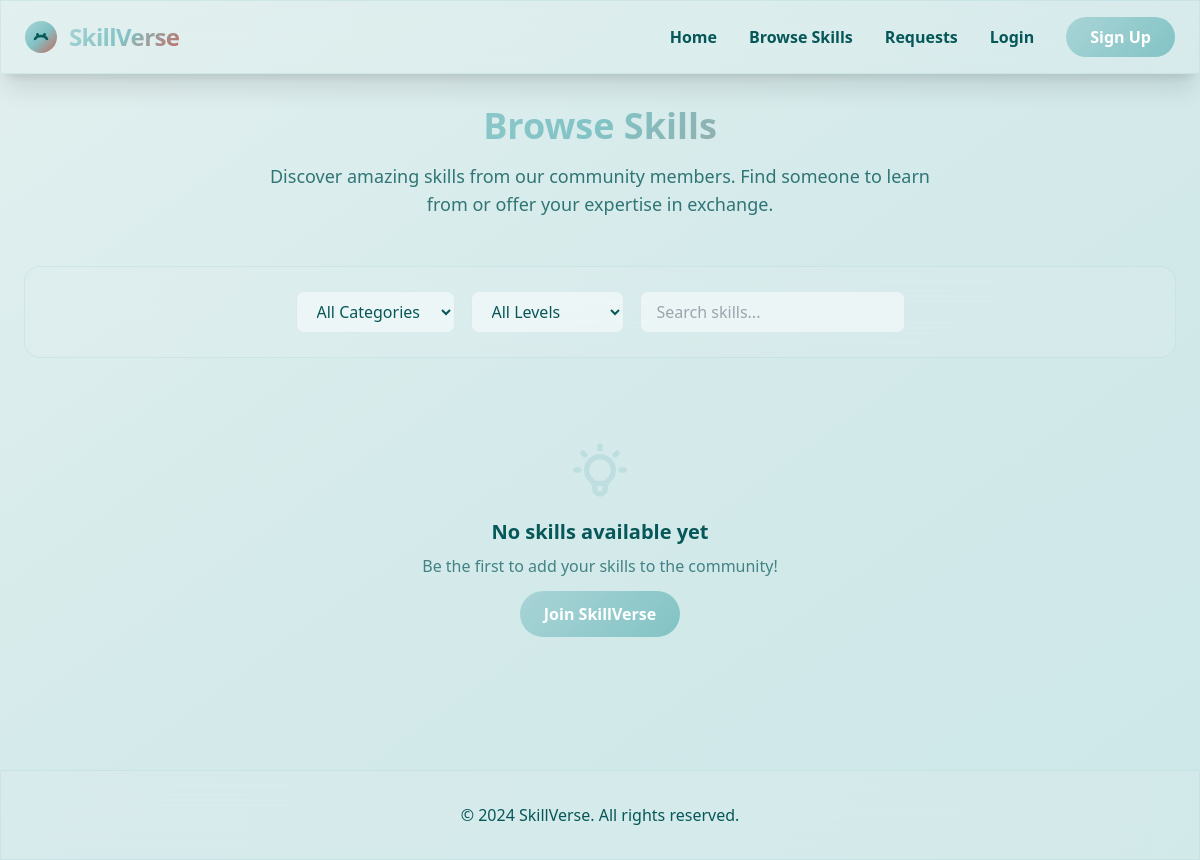
The app's page /browse, older data.
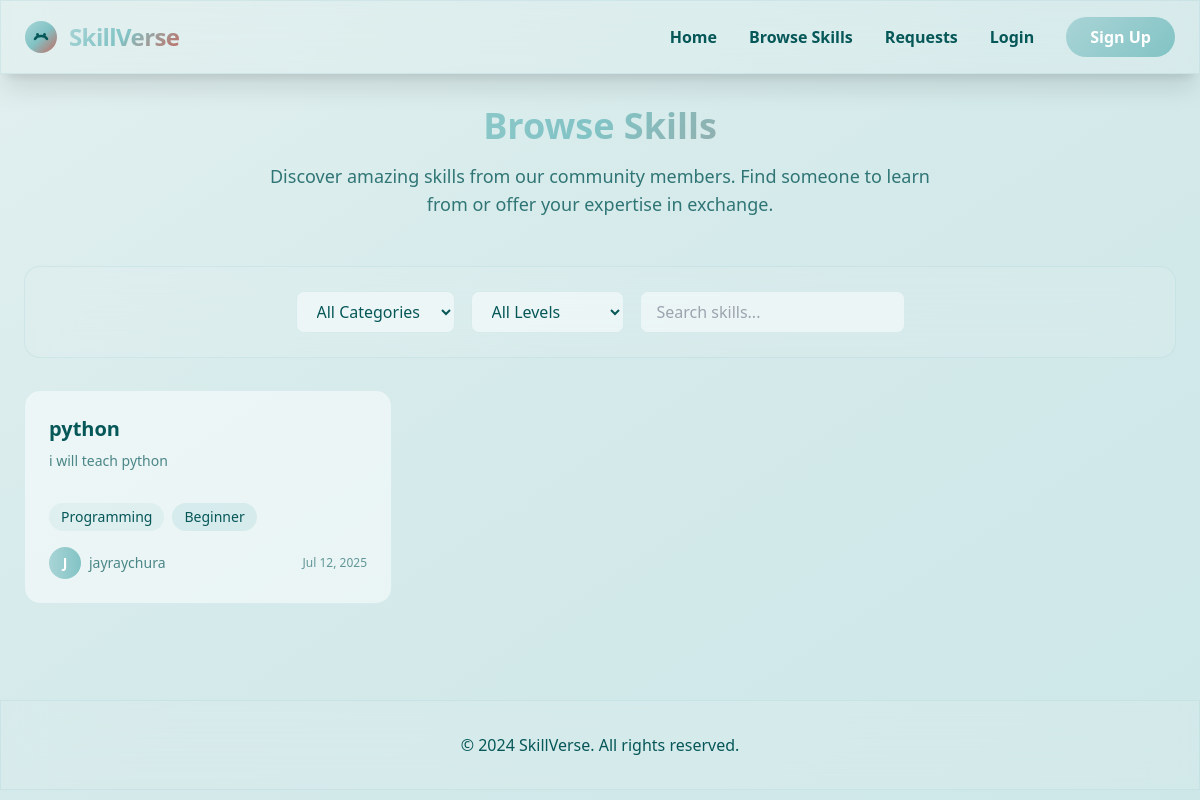
The same page, newer data.
### app.py (models this page shows)
class Skill(db.Model):
    id = db.Column(db.Integer, primary_key=True)
    name = db.Column(db.String(100), nullable=False)
    description = db.Column(db.Text, nullable=False)
    category = db.Column(db.String(50), nullable=False)
    level = db.Column(db.String(20), nullable=False)  # Beginner, Intermediate, Advanced
    user_id = db.Column(db.Integer, db.ForeignKey('user.id'), nullable=False)
    created_at = db.Column(db.DateTime, default=datetime.utcnow)
    is_active = db.Column(db.Boolean, default=True)

class User(db.Model, UserMixin):
    id = db.Column(db.Integer, primary_key=True)
    username = db.Column(db.String(150), nullable=False)
    email = db.Column(db.String(150), unique=True, nullable=False)
    password = db.Column(db.String(256), nullable=True)  # Optional for Google accounts
    auth_type = db.Column(db.String(50), nullable=False, default='email')  # 'email' or 'google'
    bio = db.Column(db.Text, nullable=True)
    location = db.Column(db.String(100), nullable=True)
    created_at = db.Column(db.DateTime, default=datetime.utcnow)
    skills_offering = db.relationship('Skill', backref='user', lazy=True, foreign_keys='Skill.user_id')
    swap_requests = db.relationship('SwapRequest', backref='requester', lazy=True, foreign_keys='SwapRequest.requester_id')
    swap_offers = db.relationship('SwapRequest', backref='offerer', lazy=True, foreign_keys='SwapRequest.offerer_id')

### app.py (the view)
@app.route('/browse')
def browse():
    skills = Skill.query.filter_by(is_active=True).order_by(Skill.created_at.desc()).all()
    return render_template('browse.html', skills=skills)

### templates/browse.html (shortened to what this page needs)
{% extends "base.html" %}
{% block content %}
<div class="max-w-7xl mx-auto px-6 py-8">
    <div class="text-center mb-12">
        <h1 class="text-4xl font-bold gradient-text mb-4">Browse Skills</h1>
        <p class="text-lg text-[#065758]/80 max-w-2xl mx-auto">
            Discover amazing skills from our community members. Find someone to learn from or offer your expertise in exchange.
        </p>
    </div>
    <div class="glass rounded-2xl p-6 mb-8">
        <div class="flex flex-wrap gap-4 items-center justify-center">
            <select id="category-filter" class="px-4 py-2 rounded-lg border border-[#A9D4D6]/30 bg-white/50 text-[#065758] focus:outline-none focus:ring-2 focus:ring-[#82C3C5]">
                <option value="">All Categories</option>
            </select>
            <select id="level-filter" class="px-4 py-2 rounded-lg border border-[#A9D4D6]/30 bg-white/50 text-[#065758] focus:outline-none focus:ring-2 focus:ring-[#82C3C5]">
                <option value="">All Levels</option>
            </select>
            <input type="text" id="search-input" placeholder="Search skills..." class="px-4 py-2 rounded-lg border border-[#A9D4D6]/30 bg-white/50 text-[#065758] focus:outline-none focus:ring-2 focus:ring-[#82C3C5] min-w-[200px]">
        </div>
    </div>
    {% if skills %}
        <div id="skills-grid" class="grid grid-cols-1 md:grid-cols-2 lg:grid-cols-3 gap-6">
            {% for skill in skills %}
            <div class="skill-card bg-white/50 rounded-2xl p-6 border border-[#A9D4D6]/30 hover:shadow-xl transition-all duration-300"
                 data-category="{{ skill.category }}"
                 data-level="{{ skill.level }}"
                 data-name="{{ skill.name|lower }}"
                 data-description="{{ skill.description|lower }}">
                <div class="flex items-start justify-between mb-4">
                    <div class="flex-1">
                        <h3 class="text-xl font-bold text-[#065758] mb-2">{{ skill.name }}</h3>
                        <p class="text-[#065758]/70 text-sm mb-4">{{ skill.description }}</p>
                    </div>
                </div>
                <div class="flex flex-wrap gap-2 mb-4">
                    <span class="px-3 py-1 bg-[#A9D4D6]/20 text-[#065758] text-sm rounded-full font-medium">
                        {{ skill.category|title }}
                    </span>
                    <span class="px-3 py-1 bg-[#82C3C5]/20 text-[#065758] text-sm rounded-full font-medium">
                        {{ skill.level|title }}
                    </span>
                </div>
                <div class="flex items-center justify-between">
                    <div class="flex items-center gap-2">
                        <div class="w-8 h-8 bg-gradient-to-r from-[#A9D4D6] to-[#82C3C5] rounded-full flex items-center justify-center">
                            <span class="text-white font-bold text-sm">{{ skill.user.username[0]|upper }}</span>
                        </div>
                        <span class="text-sm text-[#065758]/70">{{ skill.user.username }}</span>
                    </div>
                    <span class="text-xs text-[#065758]/60">
                        {{ skill.created_at.strftime('%b %d, %Y') }}
                    </span>
                </div>
            </div>
            {% endfor %}
        </div>
    {% else %}
        <div class="text-center py-12">
            <h3 class="text-xl font-semibold text-[#065758] mb-2">No skills available yet</h3>
            <p class="text-[#065758]/70 mb-6">Be the first to add your skills to the community!</p>
            {% if current_user.is_authenticated %}
                <a href="{{ url_for('add_skill') }}" class="btn-primary px-6 py-3 rounded-full text-white font-semibold hover:shadow-lg transition-all">
                    Add Your First Skill
                </a>
            {% else %}
                <a href="{{ url_for('signup') }}" class="btn-primary px-6 py-3 rounded-full text-white font-semibold hover:shadow-lg transition-all">
                    Join SkillVerse
                </a>
            {% endif %}
        </div>
    {% endif %}
</div>
{% endblock %}

### templates/base.html (shortened to what this page needs)
<!DOCTYPE html>
<html lang="en">
<head>
    <script src="https://cdn.tailwindcss.com"></script>
</head>
<body class="bg-gradient-to-br from-[#E2F0EF] via-[#A9D4D6]/50 to-[#82C3C5]/40 text-[#065758] min-h-screen">
    <nav class="glass sticky top-0 z-50 border-b border-[#A9D4D6]/30 shadow-xl">
        <div class="max-w-7xl mx-auto flex items-center justify-between py-4 px-6">
            <div class="flex items-center gap-3">
                <a href="{{ url_for('index') }}" class="flex items-center gap-3">
                    <span class="text-2xl font-black tracking-tight gradient-text">SkillVerse</span>
                </a>
            </div>
            <div class="hidden md:flex gap-8 items-center text-base font-semibold">
                <a href="{{ url_for('index') }}" class="hover:text-[#82C3C5] transition-all duration-300">Home</a>
                <a href="{{ url_for('browse') }}" class="hover:text-[#82C3C5] transition-all duration-300">Browse Skills</a>
                <a href="{{ url_for('requests') }}" class="hover:text-[#82C3C5] transition-all duration-300">Requests</a>
                {% if current_user.is_authenticated %}
                    <a href="{{ url_for('dashboard') }}" class="hover:text-[#82C3C5] transition-all duration-300">Dashboard</a>
                    <a href="{{ url_for('profile') }}" class="hover:text-[#82C3C5] transition-all duration-300">Profile</a>
                    <a href="{{ url_for('logout') }}" class="hover:text-[#82C3C5] transition-all duration-300">Logout</a>
                {% else %}
                    <a href="{{ url_for('login') }}" class="hover:text-[#82C3C5] transition-all duration-300">Login</a>
                    <a href="{{ url_for('signup') }}" class="btn-primary px-6 py-2 rounded-full text-white font-semibold">Sign Up</a>
                {% endif %}
            </div>
        </div>
    </nav>
    <main class="flex-1">
        {% block content %}{% endblock %}
    </main>
    <footer class="glass border-t border-[#A9D4D6]/30 mt-16">
        <div class="max-w-7xl mx-auto py-8 px-6">
            <div class="text-center">
                <p class="text-[#065758]">&copy; 2024 SkillVerse. All rights reserved.</p>
            </div>
        </div>
    </footer>
</body>
</html>

### templates/base.html (style rules this page uses)
html { font-family: 'Inter', 'Segoe UI', sans-serif; }
.glass { backdrop-filter: blur(20px); background: rgba(226, 240, 239, 0.25); border: 1px solid rgba(169, 212, 214, 0.3); }
.gradient-text { background: linear-gradient(135deg, #A9D4D6, #82C3C5, #c46960); -webkit-background-clip: text; -webkit-text-fill-color: transparent; }
.btn-primary { background: linear-gradient(135deg, #A9D4D6, #82C3C5); transition: all 0.3s ease; }

Row changes from the older to the newer data that the page shows:
added Skill: name "python", description "i will teach python", category "Programming", level "Beginner", user "J", user.username "jayraychura", created_at "Jul 12, 2025"
Text that changed along with them:
text no longer shown: "No skills available yet Be the first to add your skills to the community! Join SkillVerse"
